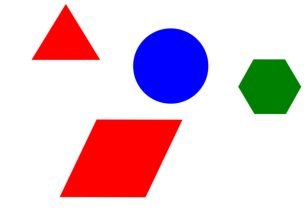
#> input picture test_data/shapes.png, 308 x 218 px, found by its file name
$ python chatgpt_shape_detection_image.py
#> lines starting #> are read from the running program, lines starting #| are printed output that depends on the picture; after the words box and inside, x2 and y2 are one past the last pixel; in counts of white or black regions, pixels touching at a corner belong together
import cv2
import numpy as np

# Load image and convert to grayscale
img = cv2.imread('/Users/jiraorjthanudchaipuen/Documents/GitHub/shape-detection/test_data/shapes.png')
#> img is the input picture: shape (218, 308, 3); mean B, G, R 212.6, 200.6, 228.3
gray = cv2.cvtColor(img, cv2.COLOR_BGR2GRAY)
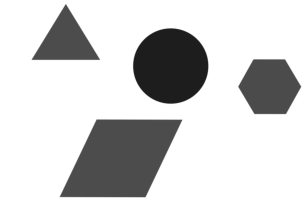
#> gray: shape (218, 308); min 29, max 255, mean 210.2

# Apply Canny edge detection
edges = cv2.Canny(gray, 100, 200)
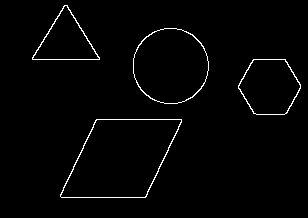
#> edges: shape (218, 308); 1.7% white in thin lines or dots, all inside (x1, y1, x2, y2) = (32, 5, 301, 198)

# Find contours
contours, hierarchy = cv2.findContours(edges, cv2.RETR_TREE, cv2.CHAIN_APPROX_SIMPLE)
#> contours = 8 contours; box (x1, y1, x2, y2) and area: (60, 119, 182, 198) 6736, (60, 119, 182, 198) 6663, (133, 28, 209, 104) 4471, (133, 28, 209, 104) 4409, (238, 59, 301, 115) 2622, (238, 59, 301, 115) 2560, (32, 5, 100, 60) 1924, (32, 5, 100, 60) 1858

# Identify shapes using contour approximation
for cnt in contours:
    approx = cv2.approxPolyDP(cnt, 0.01*cv2.arcLength(cnt, True), True)
    area = cv2.contourArea(cnt)

    if len(approx) == 3:
        shape_name = "Triangle"
    elif len(approx) == 4:
        if abs(approx[0][0][0] - approx[1][0][0]) == abs(approx[0][0][1] - approx[1][0][1]):
            shape_name = "Square"
        else:
            shape_name = "Rectangle"
    elif len(approx) == 5:
        shape_name = "Pentagon"
    elif len(approx) == 6:
        shape_name = "Hexagon"
    elif len(approx) == 7:
        shape_name = "Heptagon"
    elif len(approx) == 8:
        shape_name = "Octagon"
    elif len(approx) == 9:
        shape_name = "Nonagon"
    elif len(approx) == 10:
        shape_name = "Decagon"
    else:
        shape_name = "Circle"

    # Draw shape name on image
    cv2.putText(img, shape_name, (cnt[0][0][0], cnt[0][0][1]), cv2.FONT_HERSHEY_SIMPLEX, 0.5, (0, 0, 255), 1)
#> this loop made 8 passes
#> (approx, area, shape_name) on passes 1, 2, 7, 8: ([[96, 119], [60, 196], [145, 197], [181, 119]], 6736.5, 'Rectangle'), ([[97, 119], [181, 120], [144, 197], [60, 196]], 6663, 'Rectangle'), ([[32, 57], [99, 59], [67, 5], [63, 6]], 1924, 'Rectangle'), ([[32, 58], [65, 5], [99, 58]], 1858, 'Triangle')
#> (area, shape_name) on passes 3 to 6: (2621.5, 'Hexagon'), (2560.5, 'Hexagon'), (4471, 'Circle'), (4409, 'Circle')
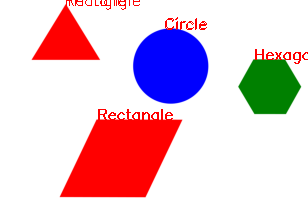
#> img: shape (218, 308, 3); 1.32% of pixels changed, all inside (x1, y1, x2, y2) = (66, 0, 308, 121)

# Show the result
cv2.imshow('Shapes', img)
cv2.waitKey(0)
cv2.destroyAllWindows()

$ run again, with test_data/allshape.png copied over test_data/shapes.png
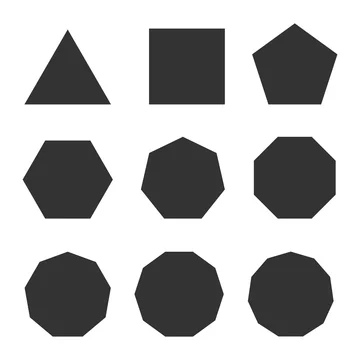
#> input picture test_data/allshape.png, 360 x 360 px, found by its file name
#> img is the input picture: shape (360, 360, 3); mean B, G, R 181.4, 181.4, 181.4
#> `edges = cv2.Canny(gray, 100, 200)`:
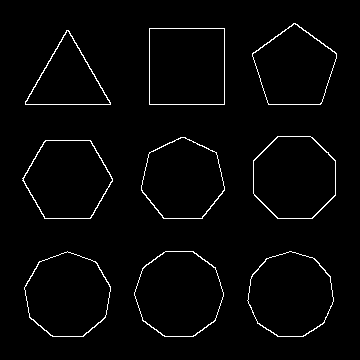
#> edges: shape (360, 360); 2.2% white in thin lines or dots, all inside (x1, y1, x2, y2) = (22, 23, 337, 337)
#> contours = 18 contours; largest, box (x1, y1, x2, y2) and area: (134, 251, 224, 337) 5900, (134, 251, 224, 337) 5834, (149, 28, 225, 105) 5700, (149, 28, 225, 105) 5698, (247, 251, 334, 337) 5616
#> the loop `for cnt in contours:` made 18 passes
#> (approx, area, shape_name) on passes 13 to 16: ([[66, 30], [25, 104], [110, 104]], 3291.5, 'Triangle'), ([[67, 30], [109, 104], [25, 103]], 3206.5, 'Triangle'), ([[149, 28], [149, 104], [224, 104], [224, 28]], 5700, 'Rectangle'), ([[149, 29], [223, 28], [224, 103], [150, 104]], 5698, 'Rectangle')
#> after the loop `for cnt in contours:`:
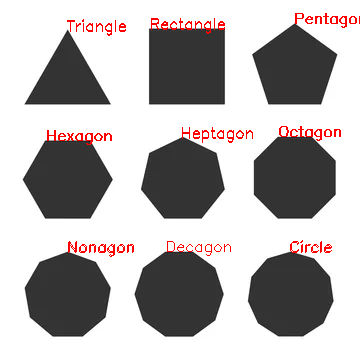
#> img: shape (360, 360, 3); 1.7% of pixels changed, all inside (x1, y1, x2, y2) = (47, 13, 360, 257)
